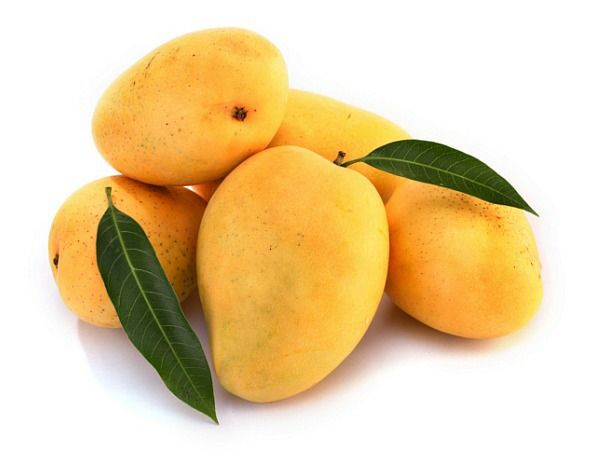
#> input picture Citra Digital/Pertemuan 9/Image_1.jpg, 600 x 450 px
$ jupyter execute 'ekstraksi ciri citra.ipynb'
#> lines starting #> are read from the running program, lines starting #| are printed output that depends on the picture; after the words box and inside, x2 and y2 are one past the last pixel; in counts of white or black regions, pixels touching at a corner belong together; long printed decimals are rounded
# ekstraksi ciri citra

[cell 1]
import cv2
import numpy as np
import matplotlib.pyplot as plt

image = cv2.imread("Image_1.jpg", 0)
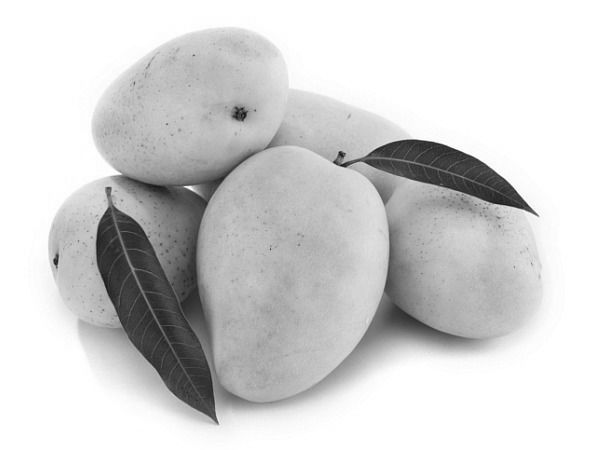
#> image: shape (450, 600); min 13, max 255, mean 210
_, thresh = cv2.threshold(image, 127, 255, cv2.THRESH_BINARY)
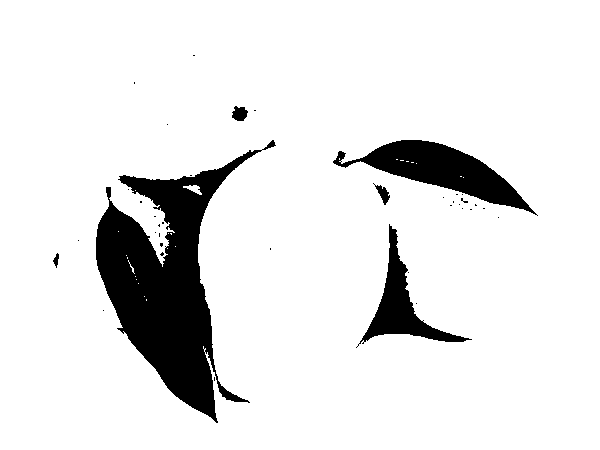
#> thresh: shape (450, 600); 89.8% white; 38 black regions (32 under 20 px), largest, box (x1, y1, x2, y2) and area: (96, 140, 276, 423) 18577, (333, 140, 538, 216) 5484, (356, 224, 472, 348) 3128, (232, 106, 248, 121) 174, (373, 183, 390, 205) 144, (53, 253, 59, 268) 48

contours, _ = cv2.findContours(thresh, cv2.RETR_EXTERNAL, cv2.CHAIN_APPROX_SIMPLE)
#> contours = [[[0, 0], [0, 449], [599, 449], [599, 0]]]

for cnt in contours:
    area = cv2.contourArea(cnt)
    perimeter = cv2.arcLength(cnt, True)

    if perimeter > 0:
        circularity = 4* np.pi * (area / (perimeter ** 2))
        print(f"Area: {area}, Perimeter: {perimeter}, Circularity: {circularity}")
    else:
        print(f"Area: {area}, Perimeter: {perimeter}, Circularity: undefined (perimeter is zero)")
#> this loop made 1 pass
#> (cnt, area, perimeter, circularity) on pass 1: ([[0, 0], [0, 449], [599, 449], [599, 0]], 268951, 2096, 0.769)
#| Area: 268951.0, Perimeter: 2096.0, Circularity: 0.7693

plt.imshow(thresh, cmap='gray')
plt.title("Threshold Image With Contours")
plt.show()

# HOG

[cell 2]
import cv2
import matplotlib as plt

gambar = cv2.imread("Image_1.jpg", cv2.IMREAD_GRAYSCALE)

hog = cv2.HOGDescriptor()
histogram = hog.compute(gambar)

print(f"Fitur HOG :  {histogram.shape}")
#| Fitur HOG :  (10538640,)
